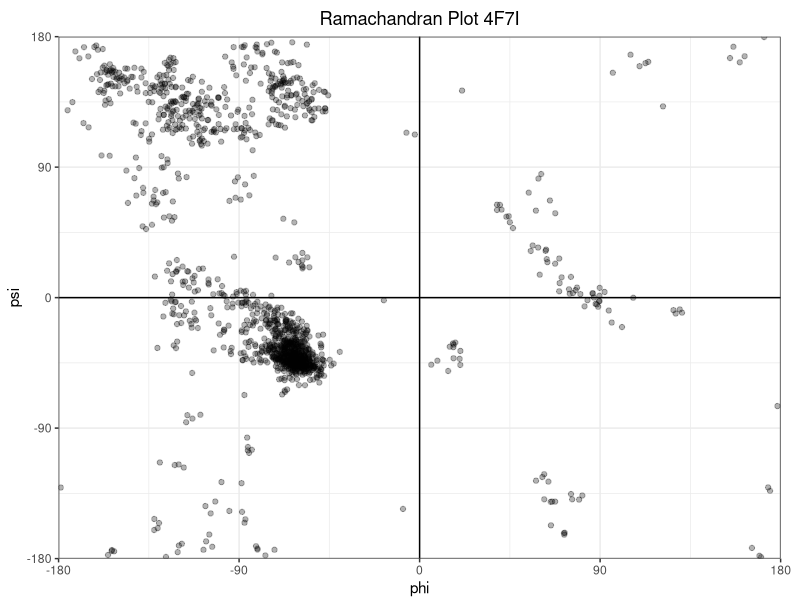
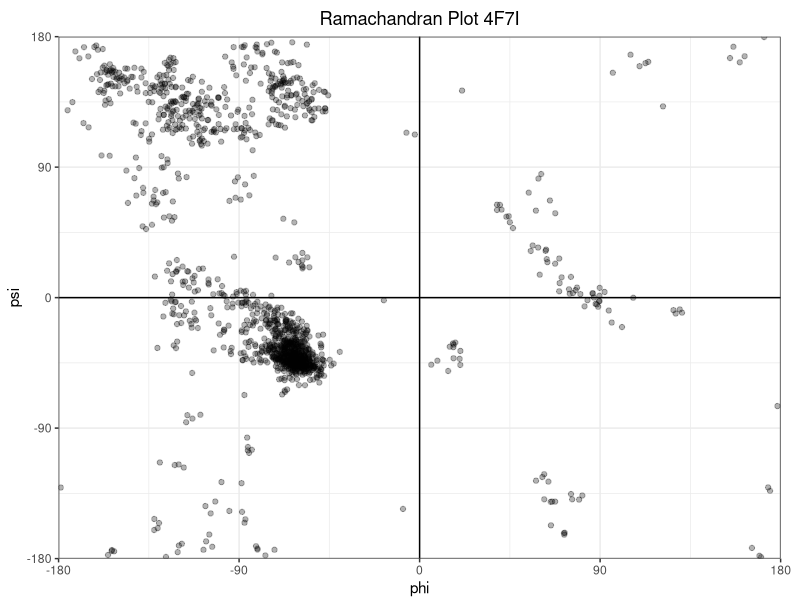

These figures' R source, in order:
library(tidyverse)
ramachandran <- read_csv('ramachandran.csv')
ramachandran %>%
  ggplot(aes(phi, psi)) +
  geom_hline(yintercept = 0) +
  geom_vline(xintercept = 0) +
  geom_point(alpha=0.3)+
  scale_x_continuous(limits = c(-180, 180), breaks = seq(-180, 180, 90), expand = c(0,0))+
  scale_y_continuous(limits = c(-180, 180), breaks = seq(-180, 180, 90), expand = c(0,0))+
  labs(title="Ramachandran Plot 4F7I")+
  theme_bw()+
  theme(plot.title = element_text(hjust = 0.5), plot.margin = margin(8,14,2,5))

ggsave("ramachandran.png")